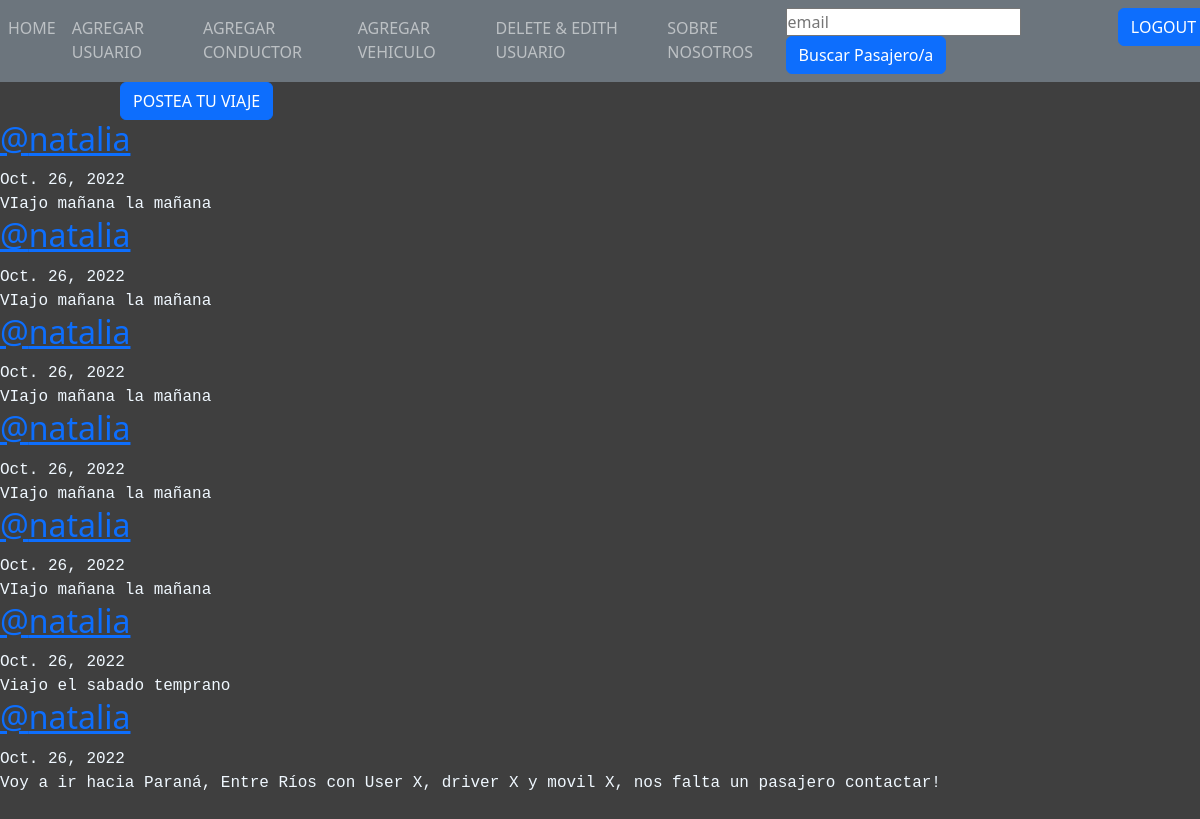
Page /AppProject/profile/feed/ (signed in) on the earlier database version.
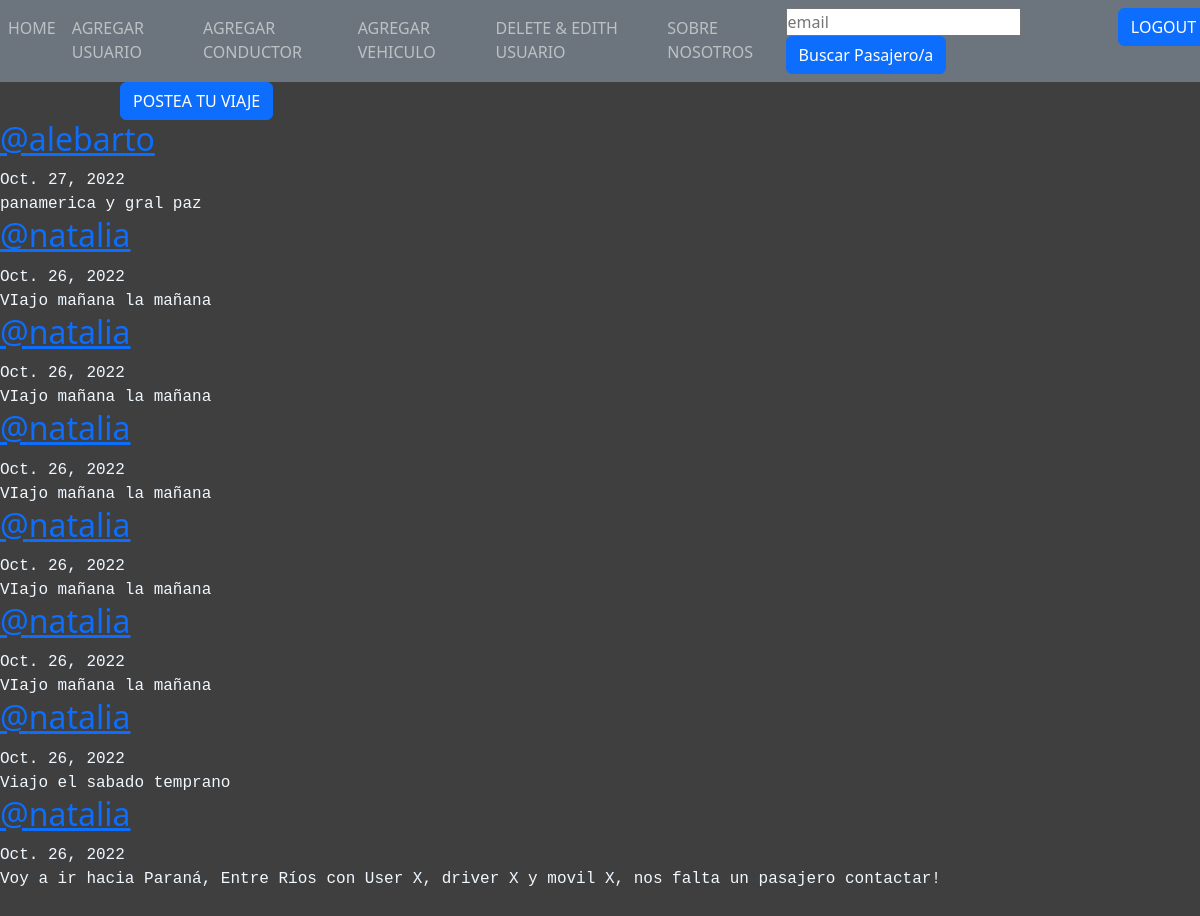
Same page on the later database version.
### AppProject/models.py (models this page shows, shortened)
class Post(models.Model):
    user= models.ForeignKey(User, on_delete=models.CASCADE, related_name='posts')
    timestamp = models.DateField(default=timezone.now)
    content = models.TextField()
    class Meta:
        ordering= ['-timestamp']

### AppProject/views.py (the view)
# urls.py: path('profile/feed/', feed),
@login_required
def feed(request):
    posts = Post.objects.all()
    context={'posts': posts}
    return render(request, 'feed.html', context)

### AppProject/Templates/feed.html (shortened to what this page needs)
{% extends 'index.html' %}
{% load static %}
{% block content %}
    <div>
        <a class="btn btn-primary" id="botonIniciar" href="/AppProject/profile/post">POSTEA TU VIAJE</a>
    </div>
    {% for post in posts %}
    <article>
        <div>
            <h2 class = "username"><a href="#">@{{ post.user.username }}</a></h2>
            <time data-time="#" id="fuenteMuro">{{ post.timestamp }}</time>
            <div class = "post"id="fuenteMuro" >{{ post.content }}</div>
        </div>
    </article>
    {% endfor %}
{% endblock %}

Differences in the rows shown:
added Post: user.username "alebarto", timestamp "Oct. 27, 2022", content "panamerica y gral paz"
